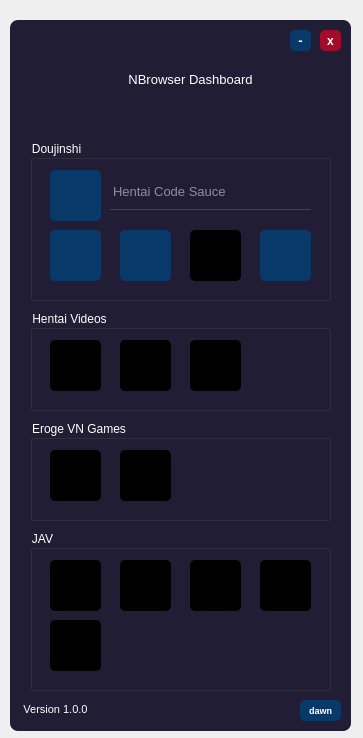
<?xml version="1.0" encoding="UTF-8"?>
<ui version="4.0">
 <class>MainWindow</class>
 <widget class="QMainWindow" name="MainWindow">
  <property name="geometry">
   <rect>
    <x>0</x>
    <y>0</y>
    <width>363</width>
    <height>738</height>
   </rect>
  </property>
  <property name="windowTitle">
   <string>MainWindow</string>
  </property>
  <widget class="QWidget" name="centralwidget">
   <widget class="QLabel" name="label_4">
    <property name="geometry">
     <rect>
      <x>10</x>
      <y>20</y>
      <width>341</width>
      <height>711</height>
     </rect>
    </property>
    <property name="font">
     <font>
      <italic>false</italic>
      <bold>false</bold>
     </font>
    </property>
    <property name="styleSheet">
     <string notr="true">background-color:rgba(6, 1, 28, 225);
border-radius:8px;</string>
    </property>
    <property name="text">
     <string/>
    </property>
   </widget>
   <widget class="QPushButton" name="btn_minimize">
    <property name="geometry">
     <rect>
      <x>290</x>
      <y>30</y>
      <width>21</width>
      <height>21</height>
     </rect>
    </property>
    <property name="font">
     <font>
      <pointsize>10</pointsize>
      <bold>true</bold>
     </font>
    </property>
    <property name="cursor">
     <cursorShape>PointingHandCursor</cursorShape>
    </property>
    <property name="styleSheet">
     <string notr="true">QPushButton {
	color: rgb(255, 255, 255);
	background-color: rgb(9, 57, 104);
	border: 0px solid;
	border-radius: 5px;
}
QPushButton:hover {
	background-color: rgb(12, 91, 171);
}


</string>
    </property>
    <property name="text">
     <string>-</string>
    </property>
   </widget>
   <widget class="QPushButton" name="btn_exit">
    <property name="geometry">
     <rect>
      <x>320</x>
      <y>30</y>
      <width>21</width>
      <height>21</height>
     </rect>
    </property>
    <property name="font">
     <font>
      <bold>true</bold>
     </font>
    </property>
    <property name="cursor">
     <cursorShape>PointingHandCursor</cursorShape>
    </property>
    <property name="autoFillBackground">
     <bool>false</bool>
    </property>
    <property name="styleSheet">
     <string notr="true">QPushButton {
	color: rgb(255, 255, 255);
	background-color: rgb(163, 11, 42);
	border: 0px solid;
	border-radius: 5px;
}
QPushButton:hover {
	background-color: rgb(240, 12, 58);
}</string>
    </property>
    <property name="text">
     <string>x</string>
    </property>
   </widget>
   <widget class="QLabel" name="logo_2">
    <property name="geometry">
     <rect>
      <x>30</x>
      <y>40</y>
      <width>91</width>
      <height>81</height>
     </rect>
    </property>
    <property name="styleSheet">
     <string notr="true">image: url(:/images/logo.png);</string>
    </property>
    <property name="text">
     <string/>
    </property>
   </widget>
   <widget class="QLabel" name="label_3">
    <property name="geometry">
     <rect>
      <x>110</x>
      <y>70</y>
      <width>161</width>
      <height>20</height>
     </rect>
    </property>
    <property name="styleSheet">
     <string notr="true">color: rgb(255, 255, 255);</string>
    </property>
    <property name="text">
     <string>&lt;html&gt;&lt;head/&gt;&lt;body&gt;&lt;p&gt;&lt;span style=&quot; font-size:10pt;&quot;&gt;NBrowser Dashboard&lt;/span&gt;&lt;/p&gt;&lt;/body&gt;&lt;/html&gt;</string>
    </property>
    <property name="alignment">
     <set>Qt::AlignCenter</set>
    </property>
   </widget>
   <widget class="QGroupBox" name="groupBox">
    <property name="geometry">
     <rect>
      <x>30</x>
      <y>140</y>
      <width>301</width>
      <height>161</height>
     </rect>
    </property>
    <property name="styleSheet">
     <string notr="true">color: rgb(255, 255, 255);</string>
    </property>
    <property name="title">
     <string>Doujinshi</string>
    </property>
    <widget class="QPushButton" name="btn_nhentai">
     <property name="geometry">
      <rect>
       <x>20</x>
       <y>30</y>
       <width>51</width>
       <height>51</height>
      </rect>
     </property>
     <property name="font">
      <font>
       <pointsize>10</pointsize>
       <bold>true</bold>
      </font>
     </property>
     <property name="cursor">
      <cursorShape>PointingHandCursor</cursorShape>
     </property>
     <property name="styleSheet">
      <string notr="true">QPushButton {
	image: url(:/images/nhentai.jpg);
	color: rgb(255, 255, 255);
	background-color: rgb(9, 57, 104);
	border: 0px solid;
	border-radius: 5px;
}
QPushButton:hover {
image: url(:/images/logo.png);
	background-color: rgb(12, 91, 171);
}


</string>
     </property>
     <property name="text">
      <string/>
     </property>
    </widget>
    <widget class="QPushButton" name="btn_hitomi">
     <property name="geometry">
      <rect>
       <x>20</x>
       <y>90</y>
       <width>51</width>
       <height>51</height>
      </rect>
     </property>
     <property name="font">
      <font>
       <pointsize>10</pointsize>
       <bold>true</bold>
      </font>
     </property>
     <property name="cursor">
      <cursorShape>PointingHandCursor</cursorShape>
     </property>
     <property name="styleSheet">
      <string notr="true">QPushButton {
	
	image: url(:/images/Hitomi.png);
	color: rgb(255, 255, 255);
	background-color: rgb(9, 57, 104);
	border: 0px solid;
	border-radius: 5px;
}
QPushButton:hover {
	image: url(:/images/logo.png);
	background-color: rgb(12, 91, 171);
}


</string>
     </property>
     <property name="text">
      <string/>
     </property>
    </widget>
    <widget class="QLineEdit" name="txt_passcode">
     <property name="geometry">
      <rect>
       <x>80</x>
       <y>40</y>
       <width>201</width>
       <height>30</height>
      </rect>
     </property>
     <property name="font">
      <font>
       <pointsize>10</pointsize>
      </font>
     </property>
     <property name="styleSheet">
      <string notr="true">background-color:rgba(0,0,0,0);
border:1px solid rgba(0,0,0,0);
border-bottom-color:rgba(46,82,101,225);
color:rgb(255,255,255);
padding-bottom:7px</string>
     </property>
     <property name="text">
      <string/>
     </property>
     <property name="placeholderText">
      <string>Hentai Code Sauce</string>
     </property>
    </widget>
    <widget class="QPushButton" name="btn_hgallery">
     <property name="geometry">
      <rect>
       <x>90</x>
       <y>90</y>
       <width>51</width>
       <height>51</height>
      </rect>
     </property>
     <property name="font">
      <font>
       <pointsize>10</pointsize>
       <bold>true</bold>
      </font>
     </property>
     <property name="cursor">
      <cursorShape>PointingHandCursor</cursorShape>
     </property>
     <property name="styleSheet">
      <string notr="true">QPushButton {
	
	
	image: url(:/images/MHG.PNG);
	color: rgb(255, 255, 255);
	background-color: rgb(9, 57, 104);
	border: 0px solid;
	border-radius: 5px;
}
QPushButton:hover {
	image: url(:/images/logo.png);
	background-color: rgb(12, 91, 171);
}


</string>
     </property>
     <property name="text">
      <string/>
     </property>
    </widget>
    <widget class="QPushButton" name="btn_hgif">
     <property name="geometry">
      <rect>
       <x>160</x>
       <y>90</y>
       <width>51</width>
       <height>51</height>
      </rect>
     </property>
     <property name="font">
      <font>
       <pointsize>10</pointsize>
       <bold>true</bold>
      </font>
     </property>
     <property name="cursor">
      <cursorShape>PointingHandCursor</cursorShape>
     </property>
     <property name="styleSheet">
      <string notr="true">QPushButton {
	
	image: url(:/images/Hgif.png);
	color: rgb(255, 255, 255);
	background-color: rgb(0, 0, 0);
	border: 0px solid;
	border-radius: 5px;
}
QPushButton:hover {
	image: url(:/images/logo.png);
	background-color: rgb(12, 91, 171);
}


</string>
     </property>
     <property name="text">
      <string/>
     </property>
    </widget>
    <widget class="QPushButton" name="btn_ehen">
     <property name="geometry">
      <rect>
       <x>230</x>
       <y>90</y>
       <width>51</width>
       <height>51</height>
      </rect>
     </property>
     <property name="font">
      <font>
       <pointsize>10</pointsize>
       <bold>true</bold>
      </font>
     </property>
     <property name="cursor">
      <cursorShape>PointingHandCursor</cursorShape>
     </property>
     <property name="styleSheet">
      <string notr="true">QPushButton {
	
	image: url(:/images/EHG.png);
	color: rgb(255, 255, 255);
	background-color: rgb(9, 57, 104);
	border: 0px solid;
	border-radius: 5px;
}
QPushButton:hover {
	image: url(:/images/logo.png);
	background-color: rgb(12, 91, 171);
}


</string>
     </property>
     <property name="text">
      <string/>
     </property>
    </widget>
   </widget>
   <widget class="QGroupBox" name="groupBox_2">
    <property name="geometry">
     <rect>
      <x>30</x>
      <y>310</y>
      <width>301</width>
      <height>101</height>
     </rect>
    </property>
    <property name="styleSheet">
     <string notr="true">color: rgb(255, 255, 255);</string>
    </property>
    <property name="title">
     <string>Hentai Videos</string>
    </property>
    <widget class="QPushButton" name="btn_hanime">
     <property name="geometry">
      <rect>
       <x>20</x>
       <y>30</y>
       <width>51</width>
       <height>51</height>
      </rect>
     </property>
     <property name="font">
      <font>
       <pointsize>10</pointsize>
       <bold>true</bold>
      </font>
     </property>
     <property name="cursor">
      <cursorShape>PointingHandCursor</cursorShape>
     </property>
     <property name="styleSheet">
      <string notr="true">QPushButton {
	
	image: url(:/images/hanime.png);
	color: rgb(255, 255, 255);
	background-color: rgb(0,0,0);
	border: 0px solid;
	border-radius: 5px;
}
QPushButton:hover {
	image: url(:/images/logo.png);
	background-color: rgb(12, 91, 171);
}


</string>
     </property>
     <property name="text">
      <string/>
     </property>
    </widget>
    <widget class="QPushButton" name="btn_hworld">
     <property name="geometry">
      <rect>
       <x>160</x>
       <y>30</y>
       <width>51</width>
       <height>51</height>
      </rect>
     </property>
     <property name="font">
      <font>
       <pointsize>10</pointsize>
       <bold>true</bold>
      </font>
     </property>
     <property name="cursor">
      <cursorShape>PointingHandCursor</cursorShape>
     </property>
     <property name="styleSheet">
      <string notr="true">QPushButton {
	
	
	image: url(:/images/hworld.PNG);
	color: rgb(255, 255, 255);
	background-color: rgb(0,0,0);
	border: 0px solid;
	border-radius: 5px;
}
QPushButton:hover {
	image: url(:/images/logo.png);
	background-color: rgb(12, 91, 171);
}


</string>
     </property>
     <property name="text">
      <string/>
     </property>
    </widget>
    <widget class="QPushButton" name="btn_henhav">
     <property name="geometry">
      <rect>
       <x>90</x>
       <y>30</y>
       <width>51</width>
       <height>51</height>
      </rect>
     </property>
     <property name="font">
      <font>
       <pointsize>10</pointsize>
       <bold>true</bold>
      </font>
     </property>
     <property name="cursor">
      <cursorShape>PointingHandCursor</cursorShape>
     </property>
     <property name="styleSheet">
      <string notr="true">QPushButton {
	
	image: url(:/images/HH.PNG);
	color: rgb(255, 255, 255);
	background-color: rgb(0,0,0);
	border: 0px solid;
	border-radius: 5px;
}
QPushButton:hover {
	image: url(:/images/logo.png);
	background-color: rgb(12, 91, 171);
}


</string>
     </property>
     <property name="text">
      <string/>
     </property>
    </widget>
   </widget>
   <widget class="QGroupBox" name="groupBox_3">
    <property name="geometry">
     <rect>
      <x>30</x>
      <y>420</y>
      <width>301</width>
      <height>101</height>
     </rect>
    </property>
    <property name="styleSheet">
     <string notr="true">color: rgb(255, 255, 255);</string>
    </property>
    <property name="title">
     <string>Eroge VN Games</string>
    </property>
    <widget class="QPushButton" name="btn_hgame">
     <property name="geometry">
      <rect>
       <x>20</x>
       <y>30</y>
       <width>51</width>
       <height>51</height>
      </rect>
     </property>
     <property name="font">
      <font>
       <pointsize>10</pointsize>
       <bold>true</bold>
      </font>
     </property>
     <property name="cursor">
      <cursorShape>PointingHandCursor</cursorShape>
     </property>
     <property name="styleSheet">
      <string notr="true">QPushButton {
	
	image: url(:/images/game.jpg);
	color: rgb(255, 255, 255);
	background-color: rgb(0,0,0);
	border: 0px solid;
	border-radius: 5px;
}
QPushButton:hover {
	image: url(:/images/logo.png);
	background-color: rgb(12, 91, 171);
}


</string>
     </property>
     <property name="text">
      <string/>
     </property>
    </widget>
    <widget class="QPushButton" name="btn_fnation">
     <property name="geometry">
      <rect>
       <x>90</x>
       <y>30</y>
       <width>51</width>
       <height>51</height>
      </rect>
     </property>
     <property name="font">
      <font>
       <pointsize>10</pointsize>
       <bold>true</bold>
      </font>
     </property>
     <property name="cursor">
      <cursorShape>PointingHandCursor</cursorShape>
     </property>
     <property name="styleSheet">
      <string notr="true">QPushButton {
	image: url(:/images/game.jpg);
	color: rgb(255, 255, 255);
	background-color: rgb(0,0,0);
	border: 0px solid;
	border-radius: 5px;
}
QPushButton:hover {
	image: url(:/images/logo.png);
	background-color: rgb(12, 91, 171);
}


</string>
     </property>
     <property name="text">
      <string/>
     </property>
    </widget>
   </widget>
   <widget class="QLabel" name="label_5">
    <property name="geometry">
     <rect>
      <x>10</x>
      <y>700</y>
      <width>91</width>
      <height>20</height>
     </rect>
    </property>
    <property name="styleSheet">
     <string notr="true">color: rgb(255, 255, 255);</string>
    </property>
    <property name="text">
     <string>&lt;html&gt;&lt;head/&gt;&lt;body&gt;&lt;p&gt;&lt;span style=&quot; font-size:8pt;&quot;&gt;Version 1.0.0&lt;/span&gt;&lt;/p&gt;&lt;/body&gt;&lt;/html&gt;</string>
    </property>
    <property name="alignment">
     <set>Qt::AlignCenter</set>
    </property>
   </widget>
   <widget class="QPushButton" name="btn_color">
    <property name="geometry">
     <rect>
      <x>300</x>
      <y>700</y>
      <width>41</width>
      <height>21</height>
     </rect>
    </property>
    <property name="font">
     <font>
      <pointsize>7</pointsize>
      <bold>true</bold>
     </font>
    </property>
    <property name="cursor">
     <cursorShape>PointingHandCursor</cursorShape>
    </property>
    <property name="styleSheet">
     <string notr="true">QPushButton {
	color: rgb(255, 255, 255);
	background-color: rgb(9, 57, 104);
	border: 0px solid;
	border-radius: 5px;
}
QPushButton:hover {
	background-color: rgb(12, 91, 171);
}


</string>
    </property>
    <property name="text">
     <string>dawn</string>
    </property>
   </widget>
   <widget class="QGroupBox" name="groupBox_4">
    <property name="geometry">
     <rect>
      <x>30</x>
      <y>530</y>
      <width>301</width>
      <height>161</height>
     </rect>
    </property>
    <property name="styleSheet">
     <string notr="true">color: rgb(255, 255, 255);</string>
    </property>
    <property name="title">
     <string>JAV</string>
    </property>
    <widget class="QPushButton" name="btn_jav1">
     <property name="geometry">
      <rect>
       <x>20</x>
       <y>30</y>
       <width>51</width>
       <height>51</height>
      </rect>
     </property>
     <property name="font">
      <font>
       <pointsize>10</pointsize>
       <bold>true</bold>
      </font>
     </property>
     <property name="cursor">
      <cursorShape>PointingHandCursor</cursorShape>
     </property>
     <property name="styleSheet">
      <string notr="true">QPushButton {
	
	image: url(:/images/logo.png);
	color: rgb(255, 255, 255);
	background-color: rgb(0,0,0);
	border: 0px solid;
	border-radius: 5px;
}
QPushButton:hover {
	image: url(:/images/logo.png);
	background-color: rgb(12, 91, 171);
}


</string>
     </property>
     <property name="text">
      <string/>
     </property>
    </widget>
    <widget class="QPushButton" name="btn_jav2">
     <property name="geometry">
      <rect>
       <x>90</x>
       <y>30</y>
       <width>51</width>
       <height>51</height>
      </rect>
     </property>
     <property name="font">
      <font>
       <pointsize>10</pointsize>
       <bold>true</bold>
      </font>
     </property>
     <property name="cursor">
      <cursorShape>PointingHandCursor</cursorShape>
     </property>
     <property name="styleSheet">
      <string notr="true">QPushButton {
	
	image: url(:/images/logo.png);
	color: rgb(255, 255, 255);
	background-color: rgb(0,0,0);
	border: 0px solid;
	border-radius: 5px;
}
QPushButton:hover {
	image: url(:/images/logo.png);
	background-color: rgb(12, 91, 171);
}


</string>
     </property>
     <property name="text">
      <string/>
     </property>
    </widget>
    <widget class="QPushButton" name="btn_jav3">
     <property name="geometry">
      <rect>
       <x>160</x>
       <y>30</y>
       <width>51</width>
       <height>51</height>
      </rect>
     </property>
     <property name="font">
      <font>
       <pointsize>10</pointsize>
       <bold>true</bold>
      </font>
     </property>
     <property name="cursor">
      <cursorShape>PointingHandCursor</cursorShape>
     </property>
     <property name="styleSheet">
      <string notr="true">QPushButton {
	
	image: url(:/images/logo.png);
	color: rgb(255, 255, 255);
	background-color: rgb(0,0,0);
	border: 0px solid;
	border-radius: 5px;
}
QPushButton:hover {
	image: url(:/images/logo.png);
	background-color: rgb(12, 91, 171);
}


</string>
     </property>
     <property name="text">
      <string/>
     </property>
    </widget>
    <widget class="QPushButton" name="btn_jav4">
     <property name="geometry">
      <rect>
       <x>230</x>
       <y>30</y>
       <width>51</width>
       <height>51</height>
      </rect>
     </property>
     <property name="font">
      <font>
       <pointsize>10</pointsize>
       <bold>true</bold>
      </font>
     </property>
     <property name="cursor">
      <cursorShape>PointingHandCursor</cursorShape>
     </property>
     <property name="styleSheet">
      <string notr="true">QPushButton {
	
	image: url(:/images/logo.png);
	color: rgb(255, 255, 255);
	background-color: rgb(0,0,0);
	border: 0px solid;
	border-radius: 5px;
}
QPushButton:hover {
	image: url(:/images/logo.png);
	background-color: rgb(12, 91, 171);
}


</string>
     </property>
     <property name="text">
      <string/>
     </property>
    </widget>
    <widget class="QPushButton" name="btn_jav5">
     <property name="geometry">
      <rect>
       <x>20</x>
       <y>90</y>
       <width>51</width>
       <height>51</height>
      </rect>
     </property>
     <property name="font">
      <font>
       <pointsize>10</pointsize>
       <bold>true</bold>
      </font>
     </property>
     <property name="cursor">
      <cursorShape>PointingHandCursor</cursorShape>
     </property>
     <property name="styleSheet">
      <string notr="true">QPushButton {
	
	image: url(:/images/logo.png);
	color: rgb(255, 255, 255);
	background-color: rgb(0,0,0);
	border: 0px solid;
	border-radius: 5px;
}
QPushButton:hover {
	image: url(:/images/logo.png);
	background-color: rgb(12, 91, 171);
}


</string>
     </property>
     <property name="text">
      <string/>
     </property>
    </widget>
   </widget>
  </widget>
 </widget>
 <resources>
  <include location="../res/dashboard/logo.qrc"/>
 </resources>
 <connections/>
</ui>
